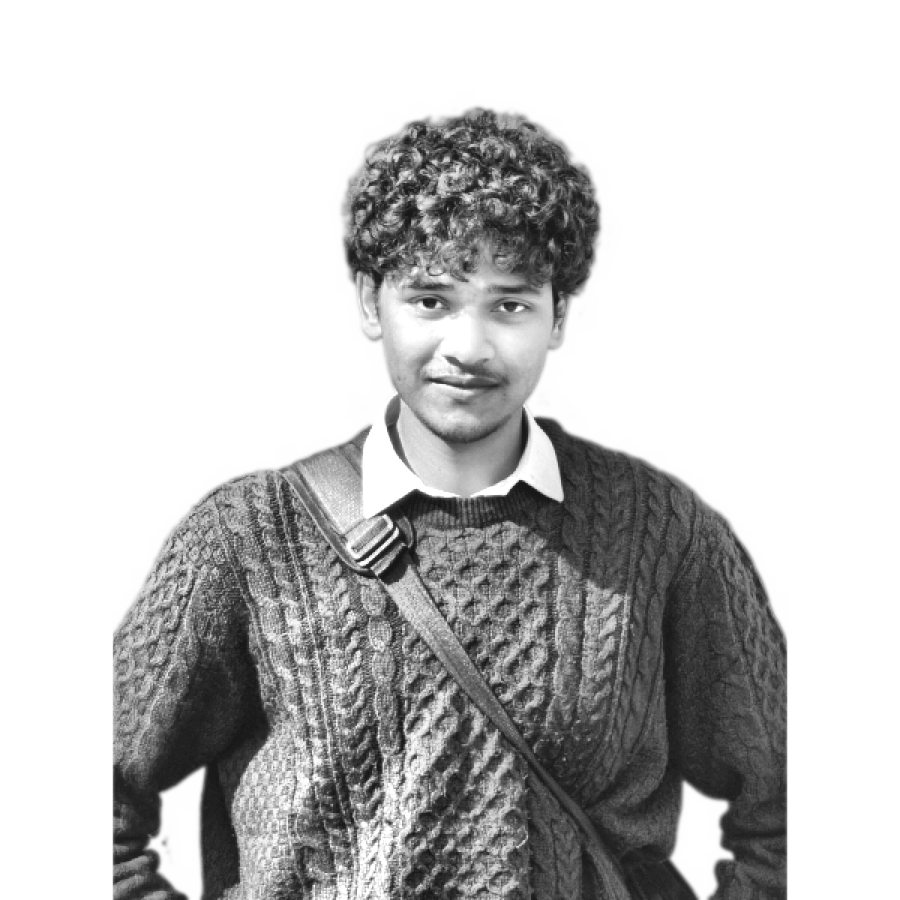
#> input picture source-prepped.png, 900 x 900 px
$ python make_ascii_svg.py
#> lines starting #> are read from the running program, lines starting #| are printed output that depends on the picture
"""
Convert a portrait photo into a CLEAN, monochrome ASCII-art SVG (Andrew6rant
style: one light-gray color, subject isolated on a dark background) that "types"
itself in like a terminal, then holds.

Monochrome is deliberate -- per-character rainbow color is what makes ASCII
portraits look noisy. One fill color + a good density ramp + high contrast (so a
busy background washes out to blank) reads as neat and legible.

GitHub renders SVGs embedded via <img> and runs their SMIL animations there (JS
does not run). Each row is revealed with a left-to-right clip wipe plus a small
block cursor riding the wipe edge, staggered top -> bottom, so the whole
portrait prints once and freezes.
"""
from PIL import Image, ImageEnhance, ImageOps, ImageFilter
import html
import os
import sys

HERE = os.path.dirname(os.path.abspath(__file__))
# defaults to the prepped grayscale image (see prep_photo.py), which already has
# the background removed + local contrast applied.
SRC = sys.argv[1] if len(sys.argv) > 1 else os.path.join(HERE, "..", "source-prepped.png")
OUT = sys.argv[2] if len(sys.argv) > 2 else os.path.join(HERE, "..", "syed-ascii.svg")

USER_HANDLE = "syed"       # short handle used in terminal prompts
FULL_NAME = "Syed Hassan Ahmed Zaidi"

COLS = 100
ROWS = 53
CELL_W = 8
CELL_H = 15
RAMP = " .`:-=+*cs#%@"  # bright(sparse) -> dark(dense); leading space clears bg

CONTRAST = 1.05
BRIGHTNESS = 1.0
GAMMA = 1.18          # >1 brightens mids -> face lands in sparser chars
SHARPEN = False
WHITE_FLOOR = 0.80    # luminance above this is forced to blank (space)

PAD = 20
TITLEBAR_H = 30
STATUS_H = 30
ART_W = COLS * CELL_W
ART_H = ROWS * CELL_H
CANVAS_W = ART_W + PAD * 2
CANVAS_H = TITLEBAR_H + ART_H + STATUS_H + PAD

BG = "#0d1117"
BG2 = "#111722"
FRAME = "#30363d"
TITLE_TEXT = "#7d8590"
INK = "#c9d1d9"      # the single ascii color (matches Andrew6rant)
CURSOR = "#c9d1d9"

# ---- reveal timing (one-shot; a cursor rasters top -> bottom) -------------
ROW_DUR = 0.11
STAGGER = 0.11       # == ROW_DUR -> a single cursor sweeping down

# ---- 1. sample the image into a COLS x ROWS grayscale grid ----------------
im = Image.open(SRC).convert("L")               # grayscale
#> im is the input picture: PIL image 900x900 L; min 19, max 255, mean 195.2
if SHARPEN:
    im = im.filter(ImageFilter.UnsharpMask(radius=2, percent=140, threshold=2))
im = ImageEnhance.Brightness(im).enhance(BRIGHTNESS)
im = ImageEnhance.Contrast(im).enhance(CONTRAST)
im = im.resize((COLS, ROWS), Image.LANCZOS)
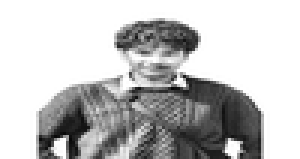
#> im: PIL image 100x53 L (shown 3 times larger); min 7, max 255, mean 193.1
px = im.load()

STATIC = bool(os.environ.get("STATIC"))  # emit frozen state for previews

rows_txt = []
for y in range(ROWS):
    chars = []
    for x in range(COLS):
        lum = px[x, y] / 255.0
        lum = pow(lum, GAMMA)
        if lum >= WHITE_FLOOR:
            chars.append(" ")
            continue
        idx = int((1.0 - lum) * (len(RAMP) - 1) + 0.5)
        idx = max(0, min(len(RAMP) - 1, idx))
        chars.append(RAMP[idx])
    rows_txt.append("".join(chars))
#> after the loop, rows_txt = 53 items

art_top = TITLEBAR_H + PAD * 0.35

# ---- 2. assemble SVG ------------------------------------------------------
parts = []
parts.append(
    f'<svg xmlns="http://www.w3.org/2000/svg" width="{CANVAS_W}" height="{CANVAS_H}" '
    f'viewBox="0 0 {CANVAS_W} {CANVAS_H}" font-family="ui-monospace, SFMono-Regular, '
    f'Menlo, Consolas, monospace">'
)
parts.append('<defs>'
             f'<linearGradient id="bg" x1="0" y1="0" x2="0" y2="1">'
             f'<stop offset="0" stop-color="{BG2}"/><stop offset="1" stop-color="{BG}"/>'
             f'</linearGradient></defs>')

parts.append(f'<rect width="{CANVAS_W}" height="{CANVAS_H}" rx="12" fill="url(#bg)"/>')
parts.append(f'<rect x="0.5" y="0.5" width="{CANVAS_W-1}" height="{CANVAS_H-1}" rx="12" '
             f'fill="none" stroke="{FRAME}" stroke-width="1"/>')

parts.append(f'<line x1="0" y1="{TITLEBAR_H}" x2="{CANVAS_W}" y2="{TITLEBAR_H}" stroke="{FRAME}"/>')
for i, dotcol in enumerate(["#ff5f56", "#ffbd2e", "#27c93f"]):
    parts.append(f'<circle cx="{PAD + i*16}" cy="{TITLEBAR_H/2}" r="5" fill="{dotcol}"/>')
parts.append(f'<text x="{CANVAS_W/2}" y="{TITLEBAR_H/2 + 4}" fill="{TITLE_TEXT}" font-size="12" '
             f'text-anchor="middle">{USER_HANDLE}@github: ~$ ./portrait.sh</text>')

# one <text> per row (single color -> no per-char markup, tiny file)
font_size = CELL_H * 0.86
for ry, line in enumerate(rows_txt):
    y = art_top + ry * CELL_H + CELL_H * 0.74
    row_y = art_top + ry * CELL_H
    delay = ry * STAGGER
    safe = html.escape(line)
    text = (f'<text xml:space="preserve" x="{PAD}" y="{y:.1f}" fill="{INK}" '
            f'font-size="{font_size:.1f}" textLength="{ART_W}" lengthAdjust="spacing">{safe}</text>')

    if STATIC:
        parts.append(text)
        continue

    parts.append(
        f'<clipPath id="r{ry}"><rect x="{PAD}" y="{row_y:.1f}" height="{CELL_H}" width="0">'
        f'<animate attributeName="width" from="0" to="{ART_W}" begin="{delay:.3f}s" '
        f'dur="{ROW_DUR:.2f}s" fill="freeze"/></rect></clipPath>'
    )
    parts.append(f'<g clip-path="url(#r{ry})">{text}</g>')
    parts.append(
        f'<rect y="{row_y+1:.1f}" width="{CELL_W}" height="{CELL_H-2}" fill="{CURSOR}" opacity="0">'
        f'<animate attributeName="x" from="{PAD}" to="{PAD+ART_W}" begin="{delay:.3f}s" '
        f'dur="{ROW_DUR:.2f}s" fill="freeze"/>'
        f'<set attributeName="opacity" to="0.85" begin="{delay:.3f}s"/>'
        f'<set attributeName="opacity" to="0" begin="{delay+ROW_DUR:.3f}s"/></rect>'
    )
#> this loop made 53 passes
#> (y, row_y, delay) on passes 1 to 12: (48.1, 37, 0), (63.1, 52, 0.11), (78.1, 67, 0.22), (93.1, 82, 0.33), (108.1, 97, 0.44), (123.1, 112, 0.55), (138.1, 127, 0.66), (153.1, 142, 0.77), (168.1, 157, 0.88), (183.1, 172, 0.99), (198.1, 187, 1.1), (213.1, 202, 1.21)
#> after the loop, parts = 168 items

# status bar with a steady blinking cursor
status_line_y = TITLEBAR_H + ART_H + PAD * 0.35
status_y = status_line_y + 19
parts.append(f'<line x1="0" y1="{status_line_y:.1f}" x2="{CANVAS_W}" y2="{status_line_y:.1f}" stroke="{FRAME}"/>')
whoami_text = f'{USER_HANDLE}@github:~$ whoami '
parts.append(f'<text x="{PAD}" y="{status_y:.1f}" fill="{TITLE_TEXT}" font-size="13">'
             f'{html.escape(whoami_text)}<tspan fill="{INK}">{html.escape(FULL_NAME)}</tspan></text>')
cursor_x = PAD + len(whoami_text) * 9.333  # monospace advance ratio back-derived from the original fixed offset (196px / 21 chars)
parts.append(f'<rect x="{cursor_x:.1f}" y="{status_y-12:.1f}" width="8" height="14" fill="{INK}">'
             f'<animate attributeName="opacity" values="1;1;0;0" keyTimes="0;0.5;0.51;1" '
             f'dur="1s" repeatCount="indefinite"/></rect>')

parts.append("</svg>")
svg = "".join(parts)
with open(OUT, "w") as f:
    f.write(svg)
print("wrote", OUT, len(svg), "bytes;", CANVAS_W, "x", CANVAS_H)
#| wrote scripts/../syed-ascii.svg 37812 bytes; 840 x 875

$ run again, with source-cutout.png copied over source-prepped.png
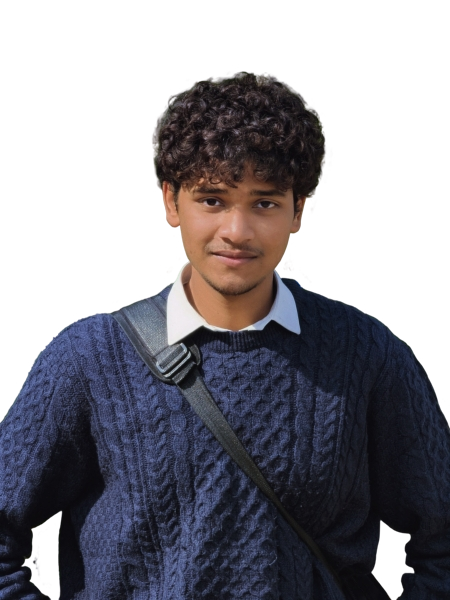
#> input picture source-cutout.png, 450 x 600 px
#> `im = Image.open(SRC).convert("L")`:
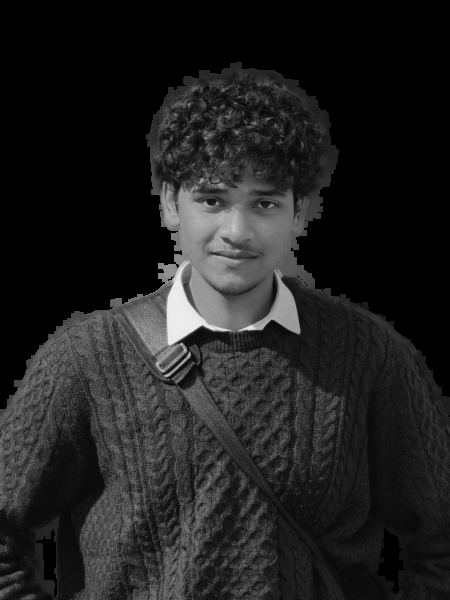
#> im: PIL image 450x600 L; min 0, max 239, mean 32
#> `im = im.resize((COLS, ROWS), Image.LANCZOS)`:
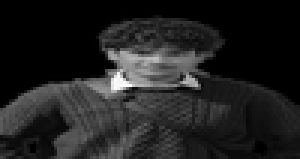
#> im: PIL image 100x53 L (shown 3 times larger); min 0, max 255, mean 32.5
#> after the loop `for y in range(ROWS):`: rows_txt = 53 items
#> the loop `for ry, line in enumerate(rows_txt):` made 53 passes
#> (y, row_y, delay) on passes 1 to 8: (48.1, 37, 0), (63.1, 52, 0.11), (78.1, 67, 0.22), (93.1, 82, 0.33), (108.1, 97, 0.44), (123.1, 112, 0.55), (138.1, 127, 0.66), (153.1, 142, 0.77)
#> after the loop `for ry, line in enumerate(rows_txt):`: parts = 168 items
#| wrote scripts/../syed-ascii.svg 37812 bytes; 840 x 875
